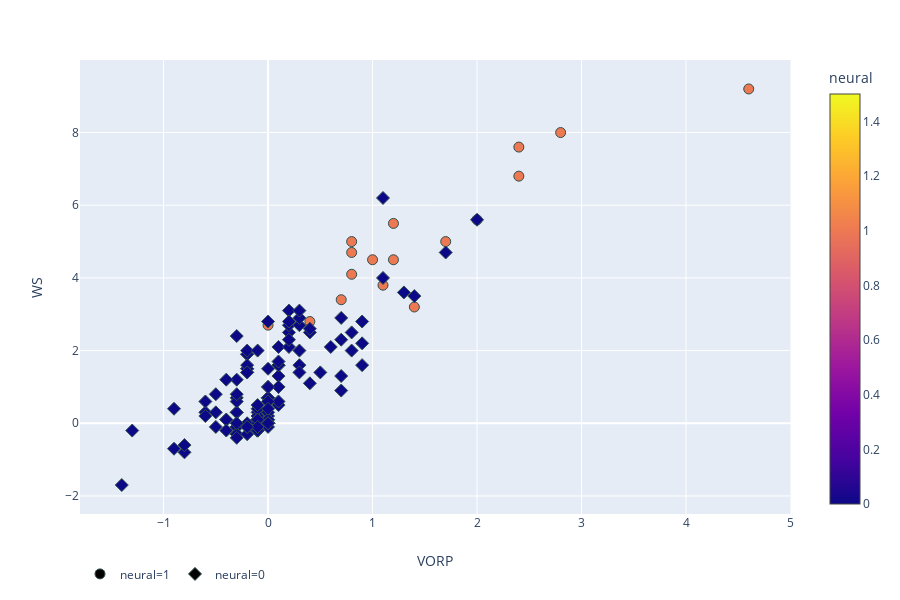

Here is the notebook cell this chart was saved with:
### Code cell
fig = px.scatter(test_master_w_predictions, x='VORP', y='WS',
            color='neural', hover_name='Player_name', hover_data=['USG%', 'PER', 'MP', 'VORP', 'Age'], 
#             color_continuous_scale='rdbu',
            symbol='neural')
fig.update_traces(marker=dict(size=10,
                              line=dict(width=1,
                                        color='DarkSlateGrey')),
                  selector=dict(mode='markers'))
# fig.update_xaxes(range=[-2, 7])
fig.update_layout(legend_orientation="h")
fig.show()
# plotly.offline.plot(fig, filename='html_files/ws_vorp.html')

### Figure 1 — Plotly figure (JSON) as saved in the notebook; plotly's stock layout.template omitted (floating-point values rounded to 4 significant figures; data arrays with more than 128 entries replaced by an {"elided": "..."} marker saying what was removed)
{"data": [{"customdata": [[15.8, 17.9, 1913, 2.4, 21], [15.9, 18.5, 2096, 2.4, 20], [24.5, 18.1, 2546, 2, 21], [25.1, 17.1, 1682, 0, 21], [31.6, 17.2, 2598, 1.7, 22], [22.1, 15.1, 2455, 0.8, 20], [21.4, 13.6, 2152, 1, 21], [22.2, 13.8, 1975, 0.4, 20], [20.7, 15.1, 1743, 1.4, 21], [22.8, 16.1, 2565, 1.2, 20], [22.1, 17.5, 1810, 0.8, 21], [22.3, 20, 2732, 4.6, 21], [17.6, 19.2, 1064, 0.8, 23], [20.3, 19, 1324, 0.7, 22], [18.6, 18.6, 1193, 1.1, 23], [24.3, 17.4, 2164, 1.2, 21], [19.5, 18.5, 2541, 2.8, 20]], "hoverlabel": {"namelength": 0}, "hovertemplate": "<b>%{hovertext}</b><br><br>neural=%{marker.color}<br>VORP=%{customdata[3]}<br>WS=%{y}<br>USG%=%{customdata[0]}<br>PER=%{customdata[1]}<br>MP=%{customdata[2]}<br>Age=%{customdata[4]}", "hovertext": ["Bam Adebayo", "Jarrett Allen", "De'Aaron Fox", "Lauri Markkanen", "Donovan Mitchell", "Jayson Tatum", "Jaylen Brown", "Brandon Ingram", "Dejounte Murray", "Jamal Murray", "Domantas Sabonis", "Ben Simmons", "Montrezl Harrell", "Willy Hernangomez", "Richaun Holmes", "Kristaps Porzingis", "Myles Turner"], "legendgroup": "neural=1", "marker": {"color": [1, 1, 1, 1, 1, 1, 1, 1, 1, 1, 1, 1, 1, 1, 1, 1, 1], "coloraxis": "coloraxis", "line": {"color": "DarkSlateGrey", "width": 1}, "size": 10, "symbol": "circle"}, "mode": "markers", "name": "neural=1", "showlegend": true, "type": "scatter", "x": [2.4, 2.4, 2, 0, 1.7, 0.8, 1, 0.4, 1.4, 1.2, 0.8, 4.6, 0.8, 0.7, 1.1, 1.2, 2.8], "xaxis": "x", "y": [6.8, 7.6, 5.6, 2.7, 5, 5, 4.5, 2.8, 3.2, 5.5, 4.7, 9.2, 4.1, 3.4, 3.8, 4.5, 8], "yaxis": "y"}, {"customdata": {"elided": "147x5 float values"}, "hoverlabel": {"namelength": 0}, "hovertemplate": "<b>%{hovertext}</b><br><br>neural=%{marker.color}<br>VORP=%{customdata[3]}<br>WS=%{y}<br>USG%=%{customdata[0]}<br>PER=%{customdata[1]}<br>MP=%{customdata[2]}<br>Age=%{customdata[4]}", "hovertext": {"elided": "147 str values"}, "legendgroup": "neural=0", "marker": {"color": {"elided": "147 int values"}, "coloraxis": "coloraxis", "line": {"color": "DarkSlateGrey", "width": 1}, "size": 10, "symbol": "diamond"}, "mode": "markers", "name": "neural=0", "showlegend": true, "type": "scatter", "x": {"elided": "147 float values"}, "xaxis": "x", "y": {"elided": "147 float values"}, "yaxis": "y"}], "layout": {"coloraxis": {"colorbar": {"title": {"text": "neural"}}, "colorscale": [[0, "#0d0887"], [0.1111, "#46039f"], [0.2222, "#7201a8"], [0.3333, "#9c179e"], [0.4444, "#bd3786"], [0.5556, "#d8576b"], [0.6667, "#ed7953"], [0.7778, "#fb9f3a"], [0.8889, "#fdca26"], [1, "#f0f921"]]}, "height": 600, "legend": {"orientation": "h", "tracegroupgap": 0}, "margin": {"t": 60}, "xaxis": {"anchor": "y", "domain": [0, 0.98], "title": {"text": "VORP"}}, "yaxis": {"anchor": "x", "domain": [0, 1], "title": {"text": "WS"}}}}
